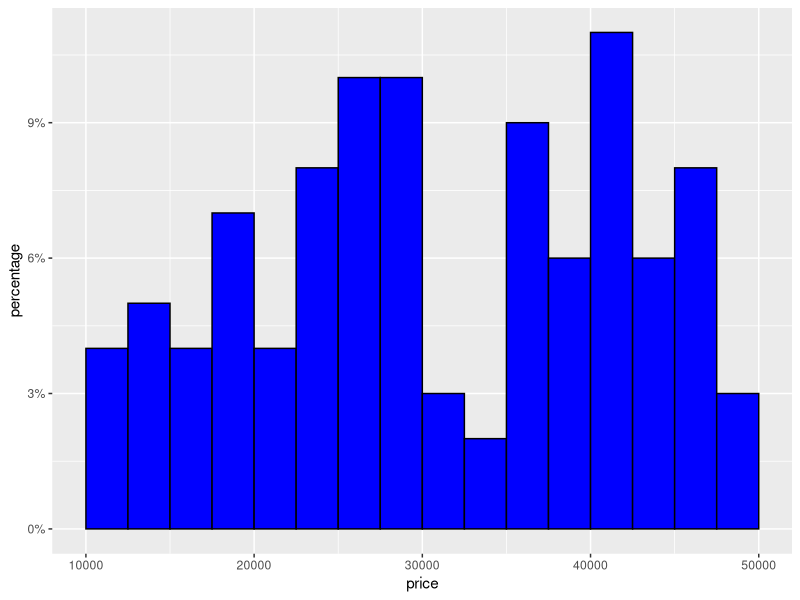
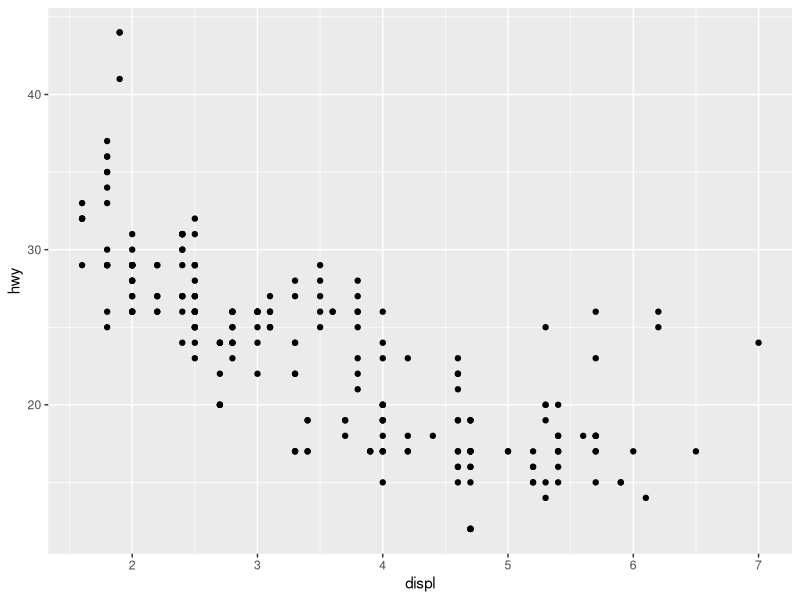
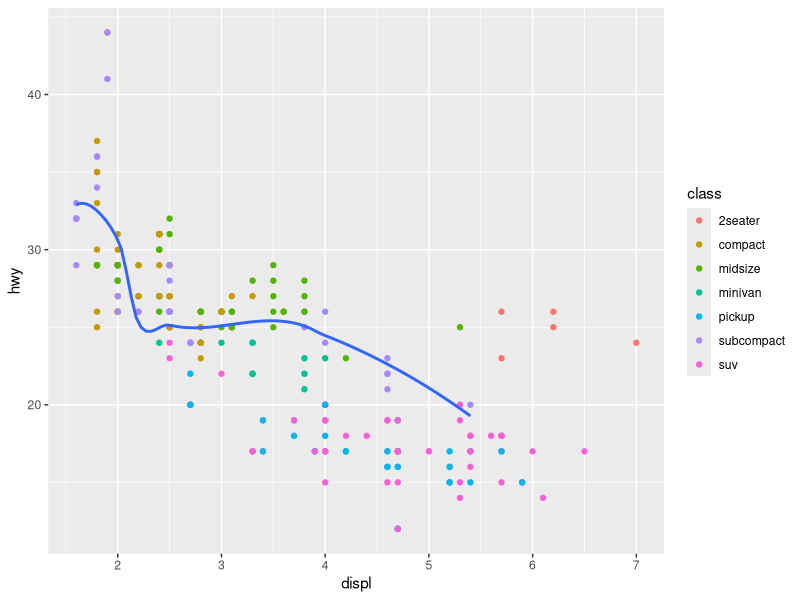

Reproduce these figures in R, in order.
## ---- chunk 1
library(tidyverse)
library(scales)
## ---- chunk 2
set.seed(0)
df <- tibble(price=runif(100,min=10000,max=50000))
## ---- chunk 3
df %>%
  ggplot(aes(price)) +  
  geom_histogram(aes(y = stat(width*density)),
                 breaks=seq(10000,50000,2500),fill="blue",color="black") +
  scale_y_continuous(labels = percent_format()) +
  labs(y="percentage")
## ---- chunk 4
library(tidyverse)
library(tidyverse)
## ---- chunk 5
mpg

## ---- chunk 6

  ggplot(data = mpg) +  
  geom_point(mapping= aes(x = displ,y = hwy))
## ---- chunk 7

  ggplot(data = mpg,mapping= aes(x = displ,y = hwy)) +  
  geom_point(mapping = aes(color=class)) + 
  geom_smooth(data=filter(mpg,class=="subcompact"),se=FALSE)

